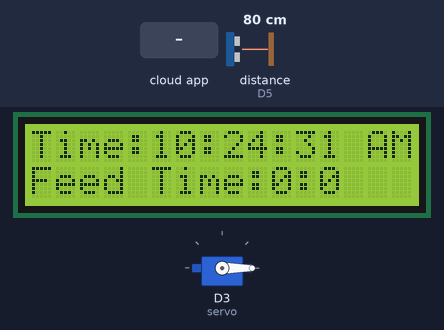
A sketch run on a simulated ESP8266 (NodeMCU). Parts: 16×2 character LCD, servo. Inputs (shaded band) come from the test bench; at power-on: distance to the obstacle (sensor on D5) 80 cm. The echo pulse lasts 58.3 µs per cm; WiFi joins after 1.5 s; servers stay silent unless stated; network time is answered at once with the bench clock; the local clock reads 2024-03-15 10:24:30 at power-on unless the sketch sets it; no MQTT or app messages arrive unless stated; what the sketch prints to the serial monitor is not drawn.

Above: at 2.7 s.
2.8 s: the phone or cloud app sets IOTPetFeeder to ON
At 3.6 s:
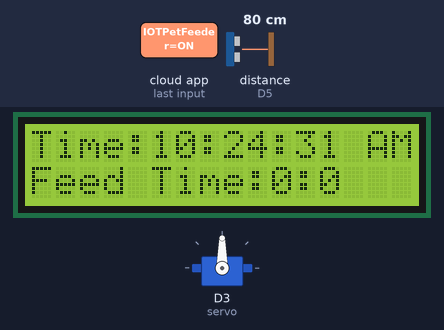
5.3 s: the phone or cloud app sets IOTPetFeeder to Morning
At 12.2 s:
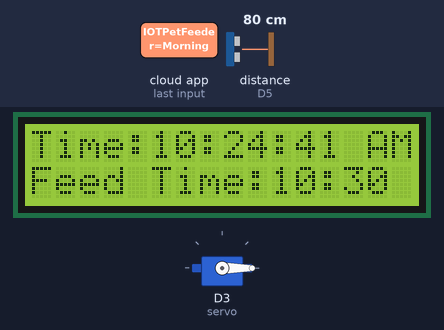
19.2 s: the phone or cloud app sets IOTPetFeeder to Afternoon
At 32.4 s:
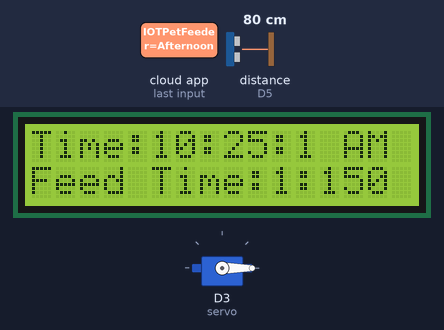
33.1 s: the phone or cloud app sets IOTPetFeeder to Evening
At 40.8 s:
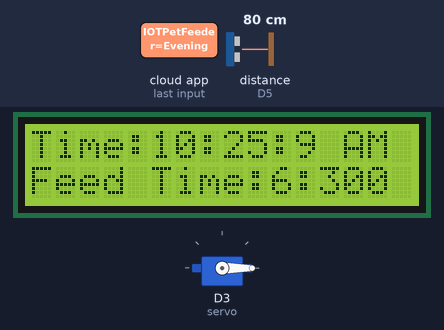
47.1 s: distance to the obstacle (sensor on D5) set to 2 cm
Timing chart, 0 to 50.1 s (numbered marks = the images above; inputs shaded):
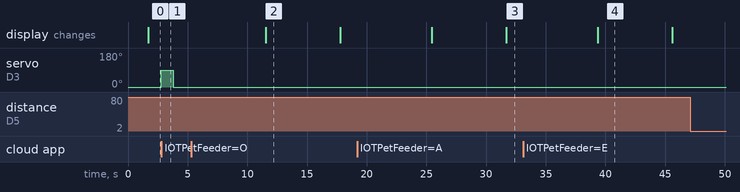

The sketch:

pet_feeder_final.ino
```cpp
#include <ESP8266WiFi.h>
#include "Adafruit_MQTT.h"
#include "Adafruit_MQTT_Client.h"
#include<Servo.h>
#include <NTPClient.h>
#include <WiFiUdp.h>
#include <LiquidCrystal_I2C.h>
#include <Wire.h>

WiFiUDP ntpUDP;
NTPClient timeClient(ntpUDP, "pool.ntp.org", 19800,60000);

Servo servo;
LiquidCrystal_I2C lcd(0x27 , 16, 2);

#define WIFI_SSID "Galaxy A10s1329"
#define WIFI_PASS "sandy123"

#define MQTT_SERV "io.adafruit.com"
#define MQTT_PORT 1883
#define MQTT_NAME "SandaminiPerera"
#define MQTT_PASS "aio_HkvB12psmF2Tp9jZ0dnLmrF20Vee"

int CLOSE_ANGLE = 0;  // The closing angle of the servo motor arm
int OPEN_ANGLE = 90;  // The opening angle of the servo motor arm
int  hh, mm, ss;
int feed_hour = 0;
int feed_minute = 0;

//Set up MQTT and WiFi clients
WiFiClient client;
Adafruit_MQTT_Client mqtt(&client, MQTT_SERV, MQTT_PORT, MQTT_NAME, MQTT_PASS);

//Set up the feed you're subscribing to
Adafruit_MQTT_Subscribe onoff = Adafruit_MQTT_Subscribe(&mqtt, MQTT_NAME "/f/IOTPetFeeder");
boolean feed = true; // condition for alarm

const char* host = "maker.ifttt.com";

const int trigPin = 12;
const int echoPin = 14;

//define sound velocity in cm/uS
#define SOUND_VELOCITY 0.034
#define CM_TO_INCH 0.393701

long duration;
float distanceCm;
float distanceInch;

void setup()
{
  Serial.begin(9600);


  timeClient.begin();
  Wire.begin(D2, D1);
  lcd.begin();

  //Connect to WiFi
  Serial.print("\n\nConnecting Wifi... ");
  WiFi.begin(WIFI_SSID, WIFI_PASS);
  while (WiFi.status() != WL_CONNECTED)
  {
    delay(500);
  }

  Serial.println("OK!");

  //Subscribe to the onoff feed
  mqtt.subscribe(&onoff);
  servo.attach(D3);
  servo.write(CLOSE_ANGLE);

  pinMode(trigPin, OUTPUT); // Sets the trigPin as an Output
  pinMode(echoPin, INPUT); // Sets the echoPin as an Input

}

void loop()
{
   MQTT_connect();
   timeClient.update();
   hh = timeClient.getHours();
   mm = timeClient.getMinutes();
   ss = timeClient.getSeconds();
   lcd.setCursor(0,0);
   lcd.print("Time:");
    if(hh>12)
  {
    hh=hh-12;
    lcd.print(hh);
    lcd.print(":");
    lcd.print(mm);
    lcd.print(":");
    lcd.print(ss);
    lcd.println(" PM  ");
  }
  else
  {
    lcd.print(hh);
    lcd.print(":");
    lcd.print(mm);
    lcd.print(":");
    lcd.print(ss);
    lcd.println(" AM  ");
  }
   lcd.setCursor(0,1);
   lcd.print("Feed Time:");
   lcd.print(feed_hour);
   lcd.print(':');
   lcd.print(feed_minute   );

  Adafruit_MQTT_Subscribe * subscription;
  while ((subscription = mqtt.readSubscription(5000)))
  {

    if (subscription == &onoff)
    {
      //Print the new value to the serial monitor
      Serial.println((char*) onoff.lastread);

    if (!strcmp((char*) onoff.lastread, "ON"))
      {

        open_door();
        delay(1000);
        close_door();
       }
      if (!strcmp((char*) onoff.lastread, "Morning"))
      {
        feed_hour = 10;
        feed_minute = 30;
      }
      if (!strcmp((char*) onoff.lastread, "Afternoon"))
      {
        feed_hour = 1;
        feed_minute = 15;
      }
      if (!strcmp((char*) onoff.lastread, "Evening"))
      {
        feed_hour = 6;
        feed_minute = 30;
      }
     }
   }
   if( hh == feed_hour && mm == feed_minute &&feed==true) //Comparing the current time with the Feed time

    {
      open_door();
      delay(1000);
      close_door();
      feed= false;
      }


WiFiClient client;
      const int httpPort = 80;
      if (!client.connect(host, httpPort))
      {
         Serial.println("connection failed");
         return;
      }

 {        // Clears the trigPin
  digitalWrite(trigPin, LOW);
  delayMicroseconds(2);
        // Sets the trigPin on HIGH state for 10 micro seconds
  digitalWrite(trigPin, HIGH);
  delayMicroseconds(10);
  digitalWrite(trigPin, LOW);

  // Reads the echoPin, returns the sound wave travel time in microseconds
  duration = pulseIn(echoPin, HIGH);

  // Calculate the distance
  distanceCm = duration * SOUND_VELOCITY/2;

  // Convert to inches
  distanceInch = distanceCm * CM_TO_INCH;

  // Prints the distance on the Serial Monitor
  Serial.print("Distance (cm): ");
  Serial.println(distanceCm);
  Serial.print("Distance (inch): ");
  Serial.println(distanceInch);

  delay(1000);


         if (distanceInch <= 2.00 && distanceInch > 0.00)
        {
            String url = "/trigger/note/json/with/key/04ka1TR_re2AVEkxUMa05";
            Serial.print("Requesting URL: ");
            Serial.println(url);
            client.print(String("GET ") + url + " HTTP/1.1\r\n" + "Host: " + host + "\r\n" + "Connection: close\r\n\r\n");
            delay(50000);
         }
          else
          {
            Serial.println("----------------------------------------------");
          }


}
}

void MQTT_connect()
{
  int8_t ret;

  // Stop if already connected.
  if (mqtt.connected())
  {
    return;
  }

  uint8_t retries = 3;
  while ((ret = mqtt.connect()) != 0) // connect will return 0 for connected
  {

       mqtt.disconnect();
       delay(5000);  // wait 5 seconds
       retries--;
       if (retries == 0)
       {
         // basically die and wait for WDT to reset me
         while (1);
       }
  }

}

void open_door(){

  servo.write(OPEN_ANGLE);   // Send the command to the servo motor to open the trap door
}

void close_door(){

  servo.write(CLOSE_ANGLE);   // Send te command to the servo motor to close the trap door
}
```

Measured:
- after the input at 2.8 s, servo on D3 (servo): 0° → 90° at once, → 0° 1.0 s later
- after the input at 47.1 s, every drawn part: stays the same
- what the display in image 2 shows lasts 6.2 s, from 11.6 s to 17.8 s
